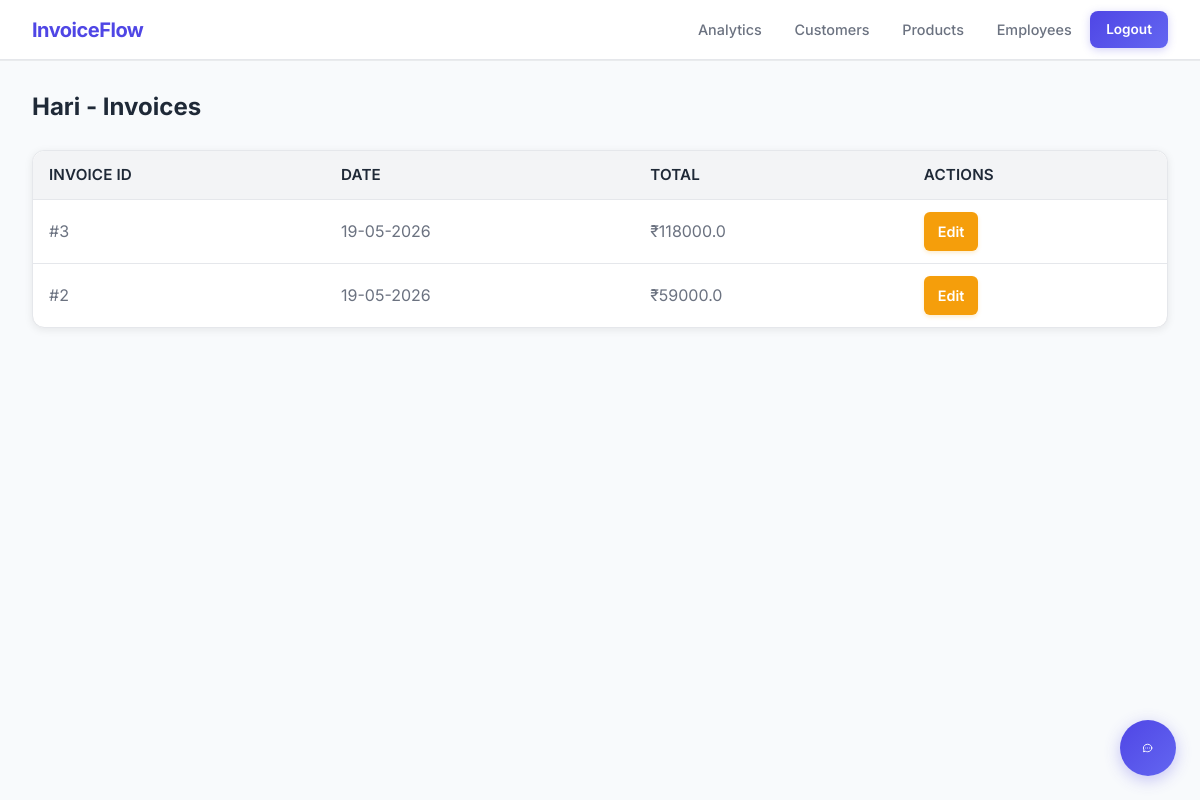
/admin/customer/Hari/invoices (signed in), run on the app's committed database.
### tables this page shows
CREATE TABLE invoices (
            id INTEGER PRIMARY KEY AUTOINCREMENT,
            customer_id INTEGER,
            product_id INTEGER,
            customer TEXT NOT NULL,
            product TEXT NOT NULL,
            quantity INTEGER NOT NULL,
            price REAL NOT NULL,
            total REAL NOT NULL,
            date TEXT NOT NULL,
            created_by TEXT, customer_email TEXT DEFAULT "", customer_address TEXT DEFAULT "", gst_rate REAL DEFAULT 0.18, gst_amount REAL DEFAULT 0, last_updated TEXT DEFAULT '',
            FOREIGN KEY (customer_id) REFERENCES users (id),
            FOREIGN KEY (product_id) REFERENCES products (id)
        );

### app.py (the view)
@app.route('/admin/customer/<customer>/invoices')
@require_role('admin')
def admin_customer_invoices(customer):
    conn = get_db_connection()
    invoices = conn.execute(
        'SELECT * FROM invoices WHERE customer=? ORDER BY id DESC',
        (customer,)
    ).fetchall()
    conn.close()
    return render_template(
        'admin/customer_invoices.html',
        invoices=invoices,
        customer=customer
    )

### app.py (called while the page is built, shortened)
def get_db_connection():
    connection = sqlite3.connect(DATABASE)
    connection.row_factory = sqlite3.Row
    return connection

def require_role(*roles):
    def decorator(f):
        @wraps(f)
        def decorated_function(*args, **kwargs):
            user_role = session.get('role')
            return f(*args, **kwargs)
        return decorated_function
    return decorator

### templates/admin/customer_invoices.html
{% extends "base.html" %}
{% block content %}
<div class="dashboard-header">
    <h2>{{ customer }} - Invoices</h2>
</div>
<div class="table-container">
    <table class="table">
        <tr>
            <th>Invoice ID</th>
            <th>Date</th>
            <th>Total</th>
            <th>Actions</th>
        </tr>
        {% for invoice in invoices %}
        <tr>
            <td>#{{ invoice.id }}</td>
            <td>{{ invoice.date }}</td>
            <td>₹{{ invoice.total }}</td>
            <td>
                <a href="{{ url_for('edit_invoice', invoice_id=invoice.id) }}" class="btn btn-warning btn-sm">
                    Edit
                </a>
            </td>
        </tr>
        {% endfor %}
    </table>
</div>
{% endblock %}

### static/style.css (style rules this page uses)
:root { --bg-primary: #f8fafc; --bg-secondary: #ffffff; --primary-color: #4f46e5; --primary-hover: #4338ca; --secondary-color: #6366f1; --text-primary: #1f2937; --text-secondary: #6b7280; --text-light: #9ca3af; --border-color: #e5e7eb; --border-light: #f3f4f6; --success-color: #10b981; --danger-color: #ef4444; --warning-color: #f59e0b; --card-shadow: 0 2px 8px rgba(0,0,0,0.08); --card-shadow-hover: 0 4px 16px rgba(0, 0, 0, 0.12); --radius: 10px; }
* { box-sizing: border-box; margin: 0; padding: 0; }
html { scroll-behavior: smooth; }
body { font-family: 'Inter', -apple-system, BlinkMacSystemFont, 'Segoe UI', sans-serif; background-color: var(--bg-primary); color: var(--text-primary); min-height: 100vh; line-height: 1.6; -webkit-font-smoothing: antialiased; }
.dashboard-header { margin-bottom: 1.75rem; }
.table-container { background: var(--bg-secondary); border-radius: 12px; border: 1px solid var(--border-color); overflow: hidden; box-shadow: var(--card-shadow); margin-bottom: 2rem; }
table { width: 100%; border-collapse: collapse; text-align: left; }
th { padding: 1rem 1.5rem; font-weight: 600; color: var(--text-primary); font-size: 0.9rem; text-transform: uppercase; letter-spacing: 0.5px; }
td { padding: 1rem 1.5rem; border-bottom: 1px solid var(--border-light); color: var(--text-secondary); }
tbody tr { transition: background-color 0.2s ease; }
tbody tr:last-child td { border-bottom: none; }
table { width: 100%; border-collapse: collapse; min-width: 720px; border-radius: 12px; overflow: hidden; box-shadow: 0 8px 32px rgba(0, 0, 0, 0.1); }
th, td { padding: 16px 14px; text-align: left; border-bottom: 1px solid rgba(255, 255, 255, 0.1); color: #334155; }
th { font-size: 0.95rem; letter-spacing: 0.01em; font-weight: 600; }
tbody tr:nth-child(even) { background: rgba(255, 255, 255, 0.05); }
tbody tr:nth-child(odd) { background: rgba(255, 255, 255, 0.02); }
h1, h2, h3, h4 { font-family: 'Inter', -apple-system, sans-serif; font-weight: 700; line-height: 1.25; color: var(--text-primary); }
h2 { font-size: 1.5rem; margin-bottom: 1rem; }
* { font-family: 'Inter', -apple-system, BlinkMacSystemFont, 'Segoe UI', sans-serif; }
h1, h2 { margin-bottom: 10px; font-weight: 700; color: var(--text-primary); }
table { width: 100%; border-collapse: collapse; }
th { text-align: left; padding: 12px 16px; background: #f3f4f6; font-weight: 600; color: var(--text-primary); border-bottom: 1px solid var(--border-color); }
td { padding: 12px 16px; border-bottom: 1px solid #e5e7eb; color: var(--text-secondary); }
.btn { padding: 8px 14px; border-radius: 6px; border: none; cursor: pointer; font-size: 0.9rem; font-weight: 600; display: inline-flex; align-items: center; justify-content: center; gap: 6px; transition: all 0.18s ease; text-decoration: none; }
.btn-warning { background: #f59e0b; color: white !important; box-shadow: 0 2px 4px rgba(245, 158, 11, 0.2); }

### data on the page
invoices: id "3", date "19-05-2026", total "118000.0"
invoices: id "2", date "19-05-2026", total "59000.0"

### other printed values
{{ customer }} "Hari"
